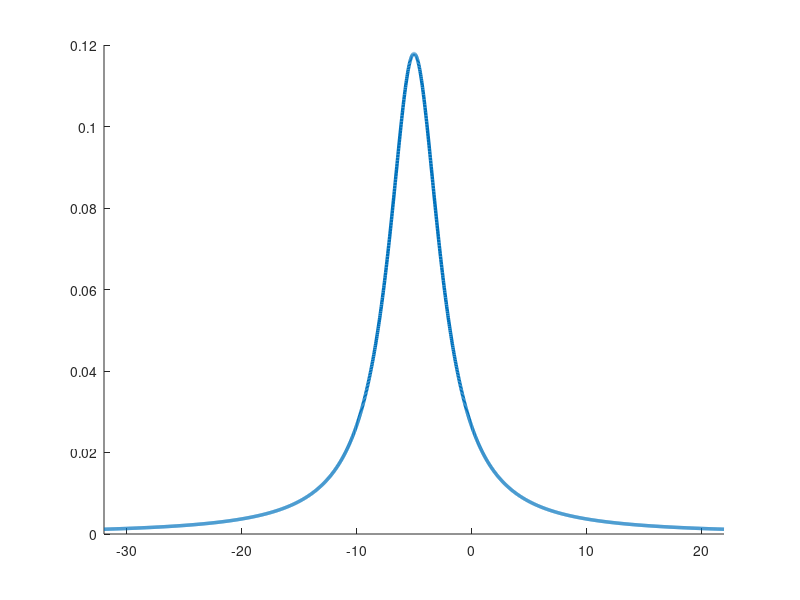

Recreate this plot in MATLAB. (Note: this script raises an error after producing the figure.)
%% Test the speed of different making a Cauchy/Lorentz distribution
% Sample points from the cdf likeso:
% cdf = 1/pi * atan((x - mu)/gamma) + 0.5
% pi*(cdf - 0.5) = atan((x - mu)/gamma)
% mu + gamma*tan(pi*(cdf - 0.5)) = x

%% Results:
% Method 3 will be used as the standard approach, as it is the fastest and the most accurate.
% Tested for N = 1000, 5000, 10.000 

addpath('../Functions');
rng(0);

%% Setup: the pdf as a benchmark
N = 2000; mu = -5; gamma = 2.7;

xloc = mu + linspace(-10*gamma, 10*gamma, N);
pdffunc = @(x) 1 ./ (pi*gamma*(1 + power((x - mu)/gamma, 2)));
pdf = pdffunc(xloc);

%% 1. Using matlab 'makedist':
tic;
pd = makedist('tLocationScale','mu',mu,'sigma',gamma,'nu',1);
e1 = random(pd, N, 1);
toc
% Elapsed time is 0.003010 seconds.

%% 2. Using 'cauchy' on Matlab File Exchange
tic;
r = rand(N,1);
r(r < 0 | 1 < r) = NaN;
e2 = mu + gamma.*tan(pi*(r-0.5));
e2(r == 0)=	-Inf;
e2(r == 1)=	Inf;
toc
% Elapsed time is 0.002249 seconds.

%% 3. Using simple inverse:
tic;
x0 = 1.e-6;
e3 = reshape(mu + gamma*tan(pi*(linspace(x0, 1-x0, N) - 0.5)), N, 1);
toc
% Elapsed time is 0.001055 seconds.

%% Plotting:
f = figure; hold on
plot(xloc, pdf, 'LineWidth', 2.5);
xlim([mu - 10*gamma, mu + 10*gamma])

h1 = histogram(e1, 'BinEdges', xloc(1:50:end), 'Normalization', 'pdf');
h2 = histogram(e2, 'BinEdges', xloc(1:50:end), 'Normalization', 'pdf');
h3 = histogram(e3, 'BinEdges', xloc(1:50:end), 'Normalization', 'pdf');

h1values = h1.Values;
h2values = h2.Values;
h3values = h3.Values;

% close(f)

%% Error:
geterror = @(pdf, hist) sum(power(pdf(1:50:end-50) - hist, 2));
geterror(pdf, h1values) % = 0.0015
geterror(pdf, h2values) % = 0.0013
geterror(pdf, h3values) % = 2.7637e-04



